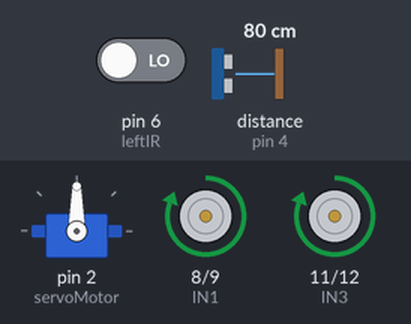
Bench run of a sketch on a simulated Arduino Uno, built with avr-gcc and run on an emulated ATmega328P. Parts: servo, motor-driver pin pairs drawn as motors (green arrow = first pin HIGH = forward, orange = second pin HIGH = backward, longer = more drive). Inputs (shaded band) come from the test bench; at power-on: distance to the obstacle (sensor on pin 4) 80 cm, pin 6 (leftIR) LOW. The echo pulse lasts 58.3 µs per cm.

Above: at 1.2 s.
1.3 s: distance to the obstacle (sensor on pin 4) set to 22 cm
2.8 s: distance to the obstacle (sensor on pin 4) set to 18 cm
At 3.9 s:
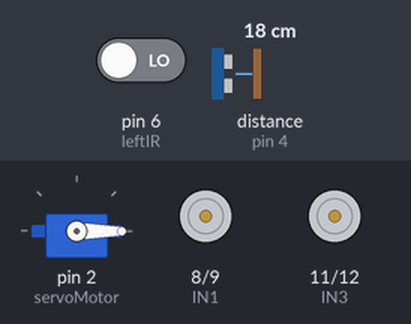
5.8 s: distance to the obstacle (sensor on pin 4) set to 35 cm
At 6.5 s:
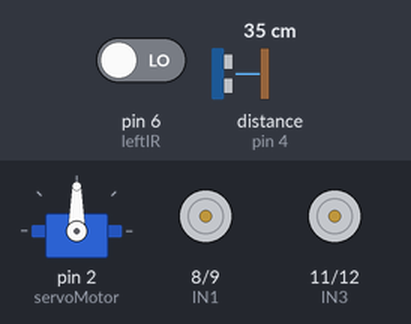
8.1 s: distance to the obstacle (sensor on pin 4) set to 2 cm
At 10.4 s:
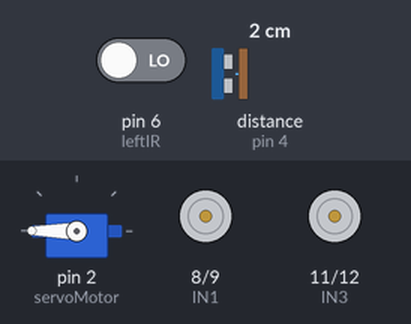
Timing chart, 0 to 12.1 s (numbered marks = the images above; inputs shaded):
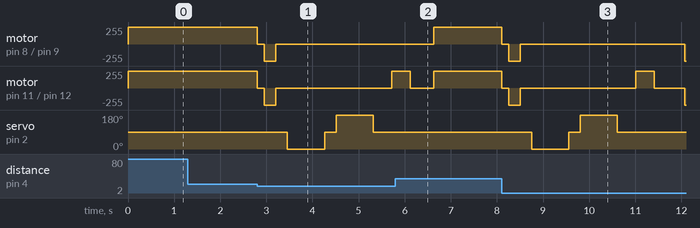

Measured:
- the behaviour switches between 20 and 19 cm on distance to the obstacle (sensor on pin 4) (found by bisection; images 0 and 1)
- after the input at 1.3 s, every drawn part: stays the same
- after the input at 2.8 s, motor on pin 8 (IN1) / pin 9 (IN2): forward 255/255 → stopped at once, → backward 255/255 0.15 s later, → stopped 0.25 s later; motor on pin 11 (IN3) / pin 12 (IN4): forward 255/255 → stopped at once, → backward 255/255 0.15 s later, → stopped 0.25 s later, → forward 255/255 2.5 s later
- after the input at 5.8 s, servo on pin 2 (servoMotor): stays 90° (without the input it goes to 0° after 1.5 s)

The sketch:

Evasor_de_Obst_culos.ino
```cpp
#include <Servo.h>
#include <NewPing.h>

Servo servoMotor;

int SERVO_DELAY = 800;

// Definitions Arduino pins connected to input H Bridge
int IN1 = 8;
int IN2 = 9;
int IN3 = 11;
int IN4 = 12;

int pinTrigger = 3; //Trigger
int pinEcho = 4; //Echo

int leftIR = 6;
int rightIR = 7;

NewPing sonic(pinTrigger, pinEcho, 200);

void setup() {
  pinMode(IN1, OUTPUT);
  pinMode(IN2, OUTPUT);
  pinMode(IN3, OUTPUT);
  pinMode(IN4, OUTPUT);

  pinMode(leftIR, INPUT);
  pinMode(rightIR, INPUT);

  servoMotor.attach(2);

  Serial.begin(9600);
}

int distance = 0;
int distanceToRight = 0;
int distanceToLeft = 0;

void loop()
{
  distance = calcDistance();

  if (distance >= 20 && distance <= 250) {
    runForward();

    if (digitalRead(leftIR) && digitalRead(rightIR)) {
      stopMotors();
      delay(1000);
      runBackward();
      delay(600);
      runToLeft();
      delay(800);
    }
  }
  else if (distance < 20) {
    stopMotors();
    delay(150);
    runBackward();
    delay(250);
    stopMotors();
    delay(250);
    distanceToRight = lookToRight();
    delay(250);
    distanceToLeft = lookToLeft();
    delay(400);

    if (distanceToRight >= distanceToLeft) {
      runToRight();
      delay(400);
      stopMotors();
      delay(500);
    }
    else if (distanceToLeft >= distanceToRight) {
      runToLeft();
      delay(400);
      stopMotors();
      delay(500);
    }
  }
}

int calcDistance() {
  delay(5);

  int distance = sonic.ping_cm();

  if (distance <= 0 || distance >= 250) {
    distance = 250;
  }

  return distance;
}

int lookToLeft() {
  servoMotor.write(180);
  delay(SERVO_DELAY/2);
  int distance = calcDistance();
  delay(SERVO_DELAY/2);
  servoMotor.write(90);

  return distance;
}

int lookToRight() {
  servoMotor.write(0);
  delay(SERVO_DELAY/2);
  int distance = calcDistance();
  delay(SERVO_DELAY/2);
  servoMotor.write(90);

  return distance;
}

void stopMotors() {
  digitalWrite(IN1, LOW);
  digitalWrite(IN2, LOW);
  digitalWrite(IN3, LOW);
  digitalWrite(IN4, LOW);
}

void runForward() {

  digitalWrite(IN3, HIGH);
  digitalWrite(IN4, LOW);

  digitalWrite(IN1, HIGH);
  digitalWrite(IN2, LOW);
}

void runBackward() {
  digitalWrite(IN1, LOW);
  digitalWrite(IN2, HIGH);

  digitalWrite(IN3, LOW);
  digitalWrite(IN4, HIGH);
}

void runToLeft() {
  digitalWrite(IN1, HIGH);
  digitalWrite(IN2, LOW);

  digitalWrite(IN3, LOW);
  digitalWrite(IN4, LOW);
}

void runToRight() {
  digitalWrite(IN1, LOW);
  digitalWrite(IN2, LOW);

  digitalWrite(IN3, HIGH);
  digitalWrite(IN4, LOW);
}
```
